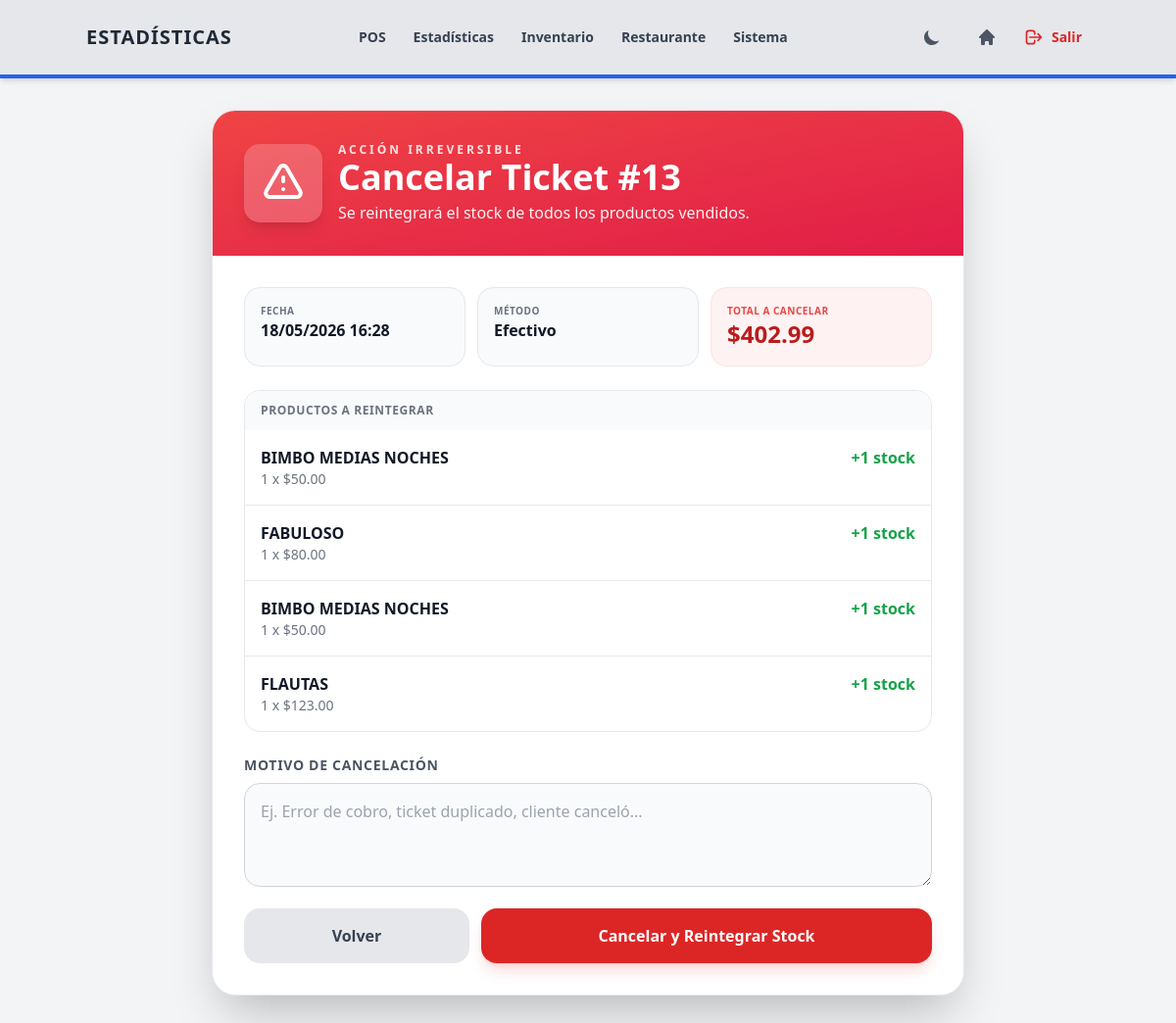
Screenshot of /ventas/ticket/13/cancelar/ (signed in) with the database file from the repository.
### ventas/models.py (models this page shows, shortened)
class Venta(models.Model):
    METODOS_PAGO = [
        ('EFE', 'Efectivo'),
        ('TAR', 'Tarjeta'),
        ('TRA', 'Transferencia'),
        ('MIX', 'Mixto'),
    ]
    ESTADOS = [
        ('ACTIVA', 'Activa'),
        ('CANCELADA', 'Cancelada'),
    ]
    sesion = models.ForeignKey(SesionCaja, on_delete=models.SET_NULL, null=True, blank=True)
    tienda = models.ForeignKey('configuraciones.Tienda', on_delete=models.PROTECT, null=True, blank=True)
    fecha = models.DateTimeField(auto_now_add=True)
    cajero = models.ForeignKey(User, on_delete=models.SET_NULL, null=True)
    subtotal = models.DecimalField(max_digits=10, decimal_places=2, default=0.00)
    propina = models.DecimalField(max_digits=10, decimal_places=2, default=0.00)
    porcentaje_propina = models.DecimalField(max_digits=5, decimal_places=2, default=0.00)
    total = models.DecimalField(max_digits=10, decimal_places=2, default=0.00)
    metodo_pago = models.CharField(max_length=3, choices=METODOS_PAGO, default='EFE')
    pago_recibido = models.DecimalField(max_digits=10, decimal_places=2, default=0.00)
    cambio = models.DecimalField(max_digits=10, decimal_places=2, default=0.00)
    estado = models.CharField(max_length=12, choices=ESTADOS, default='ACTIVA')
    motivo_cancelacion = models.TextField(blank=True, null=True)
    fecha_cancelacion = models.DateTimeField(blank=True, null=True)
    cancelado_por = models.ForeignKey(User, on_delete=models.SET_NULL, null=True, blank=True, related_name='ventas_canceladas')

class DetalleVenta(models.Model):
    venta = models.ForeignKey(Venta, on_delete=models.CASCADE, related_name='detalles')
    producto = models.ForeignKey(Producto, on_delete=models.PROTECT)
    cantidad = models.PositiveIntegerField()
    precio_unitario = models.DecimalField(max_digits=10, decimal_places=2)

### inventario/models.py (models this page shows, shortened)
class Producto(models.Model):
    codigo_barras = models.CharField(max_length=50, unique=True)
    nombre = models.CharField(max_length=200)
    categoria = models.ForeignKey(Categoria, on_delete=models.SET_NULL, null=True, related_name='productos')
    stock = models.IntegerField(default=0)
    stock_minimo = models.PositiveIntegerField(default=5)
    activo = models.BooleanField(default=True)
    class Meta:
        constraints = [
            models.CheckConstraint(condition=models.Q(stock__gte=0), name='producto_stock_no_negativo'),
            models.CheckConstraint(condition=models.Q(stock_minimo__gte=0), name='producto_stock_minimo_no_negativo'),
        ]

### ventas/views/ventas.py (the view, shortened to what this page needs)
# urls.py: path('ticket/<int:venta_id>/cancelar/', views.cancelar_venta, name='cancelar_venta'),
@login_required
@permission_required(CANCELAR_VENTAS_PERMISSION, login_url='portal_principal')
@require_http_methods(["GET", "POST"])
def cancelar_venta(request, venta_id):
    tienda_actual = get_tienda_actual(request)
    venta = get_object_or_404(
        Venta.objects.select_related('cajero', 'sesion').prefetch_related('detalles__producto').filter(Q(tienda=tienda_actual) | Q(tienda__isnull=True)),
        id=venta_id,
    )
    if venta.estado == 'CANCELADA':
        messages.warning(request, f'El ticket #{venta.id} ya estaba cancelado.')
        return redirect('historial_ventas')
    return render(request, 'ventas/cancelar_venta.html', {
        **get_config_context('Estadísticas', 'border-blue-600'),
        'venta': venta,
        'detalles': venta.detalles.all(),
    })

### configuraciones/utils.py (called while the page is built)
def get_tienda_principal():
    tienda, _ = Tienda.objects.get_or_create(
        codigo='PRINCIPAL',
        defaults={
            'nombre': 'Sucursal Principal',
            'direccion': '',
            'telefono': '',
            'activa': True,
        },
    )
    PuntoVenta.objects.get_or_create(
        tienda=tienda,
        codigo='CAJA-1',
        defaults={'nombre': 'Caja 1', 'activo': True},
    )
    return tienda

def get_perfil_usuario(user):
    tienda = get_tienda_principal()
    punto_venta = PuntoVenta.objects.filter(tienda=tienda, activo=True).order_by('id').first()
    perfil, _ = PerfilUsuario.objects.get_or_create(
        usuario=user,
        defaults={
            'tienda': tienda,
            'punto_venta': punto_venta,
            'puede_ver_todas_las_tiendas': bool(user.is_superuser),
        },
    )
    if perfil.punto_venta is None:
        perfil.punto_venta = PuntoVenta.objects.filter(tienda=perfil.tienda, activo=True).order_by('id').first()
        perfil.save(update_fields=['punto_venta'])
    return perfil

def get_tienda_actual(request):
    return get_perfil_usuario(request.user).tienda

### ventas/templates/ventas/cancelar_venta.html (shortened to what this page needs)
{% extends "base/base.html" %}
{% block content %}
<div class="w-full max-w-3xl mx-auto">
    <div class="bg-white dark:bg-gray-800 rounded-3xl shadow-2xl overflow-hidden border border-gray-200 dark:border-gray-700">
        <div class="bg-gradient-to-br from-red-500 to-rose-600 p-6 sm:p-8 text-white">
            <div class="flex items-center gap-4">
                <div class="bg-white/20 p-4 rounded-2xl shadow-lg flex-shrink-0">
                </div>
                <div class="min-w-0">
                    <p class="text-xs font-black uppercase tracking-[0.25em] text-red-100">Acción irreversible</p>
                    <h1 class="text-3xl sm:text-4xl font-black">Cancelar Ticket #{{ venta.id }}</h1>
                    <p class="text-red-50 text-sm sm:text-base mt-1">Se reintegrará el stock de todos los productos vendidos.</p>
                </div>
            </div>
        </div>
        <div class="p-5 sm:p-8 space-y-6">
            <div class="grid grid-cols-1 sm:grid-cols-3 gap-3">
                <div class="rounded-2xl bg-gray-50 dark:bg-gray-900 p-4 border border-gray-200 dark:border-gray-700">
                    <p class="text-[10px] uppercase font-black text-gray-500 dark:text-gray-400 tracking-wider">Fecha</p>
                    <p class="font-black text-gray-900 dark:text-white">{{ venta.fecha|date:"d/m/Y H:i" }}</p>
                </div>
                <div class="rounded-2xl bg-gray-50 dark:bg-gray-900 p-4 border border-gray-200 dark:border-gray-700">
                    <p class="text-[10px] uppercase font-black text-gray-500 dark:text-gray-400 tracking-wider">Método</p>
                    <p class="font-black text-gray-900 dark:text-white">{{ venta.get_metodo_pago_display }}</p>
                </div>
                <div class="rounded-2xl bg-red-50 dark:bg-red-900/20 p-4 border border-red-100 dark:border-red-900/40">
                    <p class="text-[10px] uppercase font-black text-red-500 tracking-wider">Total a cancelar</p>
                    <p class="font-black text-red-700 dark:text-red-300 text-2xl">${{ venta.total|floatformat:2 }}</p>
                </div>
            </div>
            <div class="rounded-2xl border border-gray-200 dark:border-gray-700 overflow-hidden">
                <div class="bg-gray-50 dark:bg-gray-900 px-4 py-3 text-xs font-black uppercase tracking-wider text-gray-500 dark:text-gray-400">Productos a reintegrar</div>
                <div class="divide-y divide-gray-200 dark:divide-gray-700">
                    {% for detalle in detalles %}
                    <div class="p-4 flex justify-between gap-3">
                        <div>
                            <p class="font-bold text-gray-900 dark:text-white">{{ detalle.producto.nombre }}</p>
                            <p class="text-sm text-gray-500 dark:text-gray-400">{{ detalle.cantidad }} x ${{ detalle.precio_unitario|floatformat:2 }}</p>
                        </div>
                        <p class="font-black text-green-600 dark:text-green-400">+{{ detalle.cantidad }} stock</p>
                    </div>
                    {% endfor %}
                </div>
            </div>
            <form method="POST" action="{% url 'cancelar_venta' venta.id %}" class="space-y-4">
                <div>
                    <label for="motivo_cancelacion" class="block text-sm font-black uppercase tracking-wider text-gray-600 dark:text-gray-300 mb-2">Motivo de cancelación</label>
                    <textarea id="motivo_cancelacion" name="motivo_cancelacion" required rows="3" placeholder="Ej. Error de cobro, ticket duplicado, cliente canceló..."
                              class="w-full rounded-2xl border border-gray-300 dark:border-gray-600 bg-gray-50 dark:bg-gray-900 p-4 text-gray-900 dark:text-white focus:ring-2 focus:ring-red-500 outline-none"></textarea>
                </div>
                <div class="flex gap-3">
                    <a href="{% url 'historial_ventas' %}" class="w-1/3 bg-gray-200 dark:bg-gray-700 hover:bg-gray-300 dark:hover:bg-gray-600 text-gray-700 dark:text-gray-200 font-bold py-4 rounded-2xl text-center transition-colors min-h-14">
                        Volver
                    </a>
                    <button type="submit" class="w-2/3 bg-red-600 hover:bg-red-700 text-white font-black py-4 rounded-2xl transition-colors shadow-lg shadow-red-500/20 min-h-14">
                        Cancelar y Reintegrar Stock
                    </button>
                </div>
            </form>
        </div>
    </div>
</div>
{% endblock %}

### rows the page displays
Venta: id "13", fecha "18/05/2026 16:28", metodo_pago "Efectivo", total "402.99"
DetalleVenta: producto.nombre "BIMBO MEDIAS NOCHES", cantidad "1", precio_unitario "50.00"
DetalleVenta: producto.nombre "FABULOSO", cantidad "1", precio_unitario "80.00"
DetalleVenta: producto.nombre "BIMBO MEDIAS NOCHES", cantidad "1", precio_unitario "50.00"
DetalleVenta: producto.nombre "FLAUTAS", cantidad "1", precio_unitario "123.00"

### other values shown
{{ item.label }} "POS" "Estadísticas" "Inventario" "Restaurante" "Sistema"
